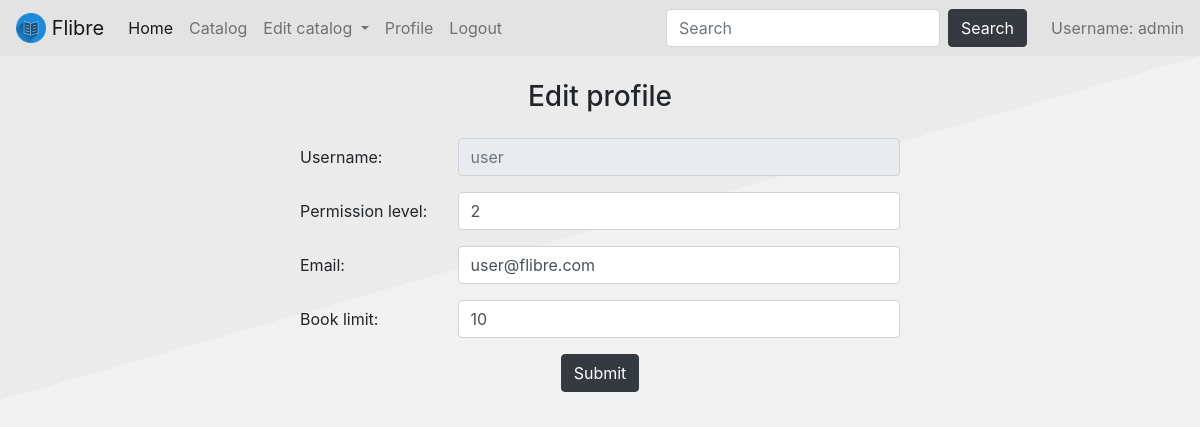
/user/user/edit (signed in), run on an earlier commit of the app's database.
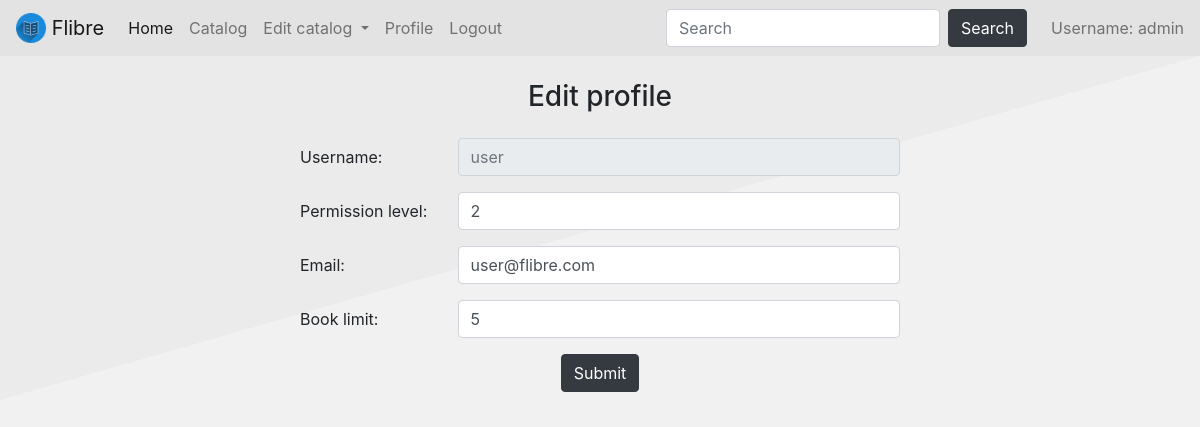
And on a later commit of the database.
### db_models.py (models this page shows, shortened)
class User(Base):
    __tablename__ = 'users'
    id = Column(Integer, primary_key=True)
    username = Column(String(50))
    email = Column(String(255))
    password = Column(String(255))
    permission_lvl = Column(Integer)
    book_limit = Column(Integer)
    book_ref = relationship('Book', back_populates='user_ref')

### routes.py (the view, shortened to what this page needs)
@app.route('/user/<username>/edit', methods=["GET", "POST"])
@login_required(lvl=2)
def user_profile_edit(username):
    if request.method == 'GET':
        context = get_default_context()
        context['messages'] = get_flashed_messages()
        if context['permission_lvl'] == 1:
            pass
        elif username != context['username']:
            abort(401)
        if not user_exists(username):
            abort(404)
        db_session = get_session()
        user = db_session.query(User).filter(User.username == username).one()
        context['user'] = user
        return render_template('user_profile_edit.html', **context)

### routes.py (called while the page is built)
def get_session(echo=False):
    engine = create_engine('sqlite:///db/database.db', echo=echo)
    db_session = sessionmaker(bind=engine)
    return db_session()

def get_default_context():
    permission_lvl = get_user_auth_lvl()
    context = {'permission_lvl': permission_lvl,
               'user_id': session.get('user_id'),
               'username': session.get('username')}
    return context

def get_user_auth_lvl():
    if not session.get('user_id'):
        return 3
    db_session = get_session()
    user_data = db_session.query(User.permission_lvl) \
                .filter(User.username == session.get('username')) \
                .one()
    return user_data.permission_lvl

def user_exists(username):
    db_session = get_session()
    return db_session.query(User.id).filter_by(username=username).scalar() is not None

def login_required(lvl=3):
    def frame(func):
        @wraps(func)
        def wrapped_func(*args, **kwargs):
            if get_user_auth_lvl() <= lvl:
                return func(*args, **kwargs)
            else:
                flash('Access denied')
                return redirect('/login')
        return wrapped_func
    return frame

### templates/user_profile_edit.html (shortened to what this page needs)
{% extends "layout.html" %}
{% block content %}
<div class="mx-auto" style="max-width: 600px">
  <h3 class="mb-4 text-center">Edit profile</h3>
  <form class="form-group mb-4" action="edit" method="post">
    <div class="form-group row">
      <label class="col-sm-3 col-form-label">Username:</label>
      <div class="col-sm-9">
        <input class="form-control" type="text" placeholder="{{ user['username'] }}" readonly>
      </div>
    </div>
    {% if permission_lvl == 1 %}
    <div class="form-group row">
      <label class="col-sm-3 col-form-label" for="permission_lvl">Permission level:</label>
      <div class="col-sm-9">
        <input class="form-control" id="permission_lvl" type="text" name="permission_lvl"
               value="{{ user['permission_lvl'] }}">
      </div>
    </div>
    {% endif %}
    <div class="form-group row">
      <label class="col-sm-3 col-form-label" for="email">Email:</label>
      <div class="col-sm-9">
        <input class="form-control" id="email" type="text" name="email" value="{{ user['email'] }}">
      </div>
    </div>
    <div class="form-group row">
      {% if permission_lvl == 1 %}
      <label class="col-sm-3 col-form-label" for="book_limit">Book limit:</label>
      <div class="col-sm-9">
        <input class="form-control" id="book_limit" type="text" name="book_limit" value="{{ user['book_limit'] }}">
      </div>
      {% else %}
      <label class="col-sm-3 col-form-label">Book limit:</label>
      <div class="col-sm-9">
        <input class="form-control" type="text" placeholder="{{ user['book_limit'] }}" readonly>
      </div>
      {% endif %}
    </div>
    <div class="form-group text-center">
      <input class="btn btn-dark mb-2 mx-2" type="submit">
    </div>
  </form>
</div>
{% endblock %}

What changed in the data, as far as the page shows it:
changed User "user": book_limit "10" → "5"
